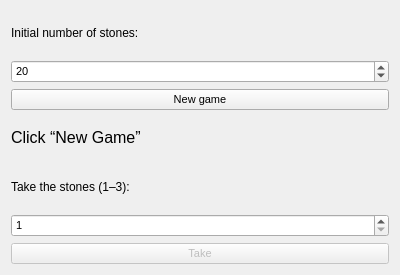
<?xml version="1.0" encoding="UTF-8"?>
<ui version="4.0">
 <class>Form</class>
 <widget class="QWidget" name="Form">
  <property name="geometry">
   <rect>
    <x>0</x>
    <y>0</y>
    <width>400</width>
    <height>275</height>
   </rect>
  </property>
  <property name="font">
   <font>
    <pointsize>8</pointsize>
   </font>
  </property>
  <property name="windowTitle">
   <string>Nickname</string>
  </property>
  <layout class="QVBoxLayout" name="verticalLayout_2">
   <item>
    <layout class="QVBoxLayout" name="verticalLayout">
     <item>
      <widget class="QLabel" name="label">
       <property name="font">
        <font>
         <pointsize>9</pointsize>
        </font>
       </property>
       <property name="text">
        <string>Initial number of stones:</string>
       </property>
      </widget>
     </item>
     <item>
      <widget class="QSpinBox" name="spinStart">
       <property name="minimum">
        <number>1</number>
       </property>
       <property name="maximum">
        <number>1000</number>
       </property>
       <property name="value">
        <number>20</number>
       </property>
      </widget>
     </item>
     <item>
      <widget class="QPushButton" name="btnNew">
       <property name="text">
        <string>New game</string>
       </property>
      </widget>
     </item>
     <item>
      <widget class="QLabel" name="labelInfo">
       <property name="font">
        <font>
         <pointsize>12</pointsize>
        </font>
       </property>
       <property name="text">
        <string>Click “New Game”</string>
       </property>
      </widget>
     </item>
     <item>
      <widget class="QLabel" name="label_3">
       <property name="font">
        <font>
         <pointsize>9</pointsize>
        </font>
       </property>
       <property name="text">
        <string>Take the stones (1–3):</string>
       </property>
      </widget>
     </item>
     <item>
      <widget class="QSpinBox" name="spinTake">
       <property name="minimum">
        <number>1</number>
       </property>
       <property name="maximum">
        <number>3</number>
       </property>
      </widget>
     </item>
     <item>
      <widget class="QPushButton" name="btnTake">
       <property name="enabled">
        <bool>false</bool>
       </property>
       <property name="text">
        <string>Take</string>
       </property>
      </widget>
     </item>
    </layout>
   </item>
  </layout>
 </widget>
 <resources/>
 <connections/>
</ui>
